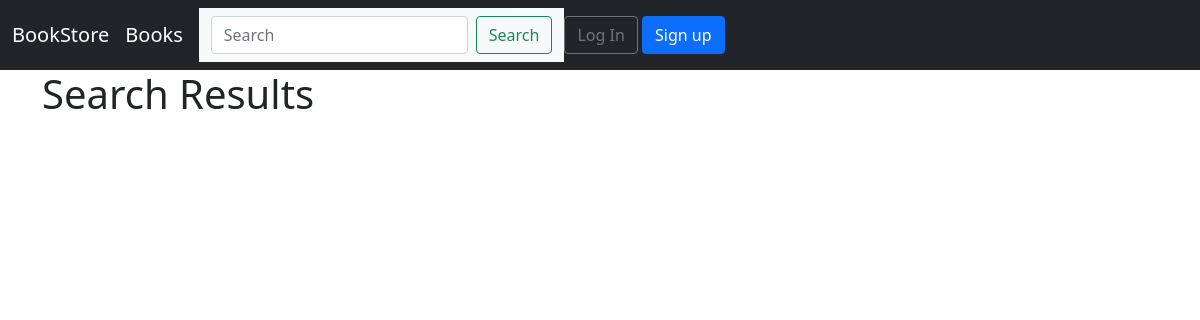
Before: /books/search/ with the older database file.
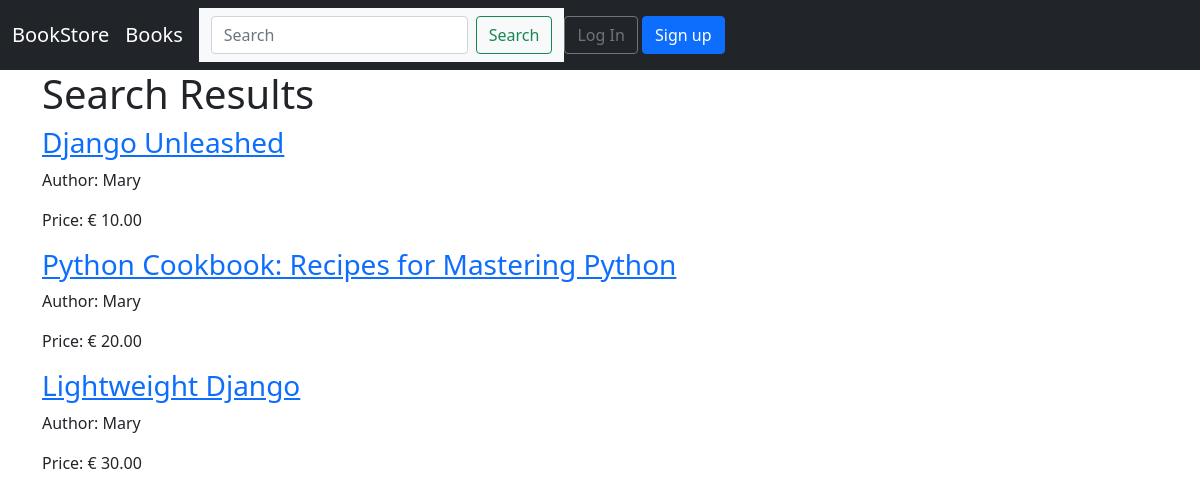
After: the same page with the newer database file.
### books/models.py (models this page shows, shortened)
class Book(models.Model):
    id = models.UUIDField(primary_key=True,
        default=uuid.uuid4,
        editable=False)
    title = models.CharField(max_length=200)
    author = models.CharField(max_length=200)
    price = models.DecimalField(max_digits=6, decimal_places=2)
    date_publication = models.DateField(blank=False, null=False)
    cover = models.ImageField(upload_to='covers/', blank=True)
    def get_absolute_url(self):
        return reverse('book_detail', args=[str(self.id)])

### books/views.py (the view)
# urls.py: path('search/', SearchResultsListView.as_view(), name='search_results'),
class SearchResultsListView(ListView): # new
    model = Book
    context_object_name = 'book_list'
    template_name = 'books/search_results.html'
    def get_queryset(self):
        query = self.request.GET.get('q')
        return Book.objects.filter(
            Q(title__icontains="") | Q(author__icontains=""))

### templates/books/search_results.html (shortened to what this page needs)
{% extends 'base.html' %}
{% block content %}
<h1>Search Results</h1>
{% for book in book_list %}
<div>
    <h3><a href="{{ book.get_absolute_url }}">{{ book.title }}</a></h3>
    <p>Author: {{ book.author }}</p>
    <p>Price: € {{ book.price }}</p>
</div>
{% endfor %}
{% endblock content %}

### templates/base.html (shortened to what this page needs)
{% load static %}
<!doctype html>
<html lang="en">
  <head>
    <link href="https://cdn.jsdelivr.net/npm/bootstrap@5.0.2/dist/css/bootstrap.min.css" rel="stylesheet">
  </head>
  <body>
    <nav class="navbar navbar-expand-lg navbar-dark bg-dark">
      <div class="container-fluid">
        <a class="navbar-brand" href="{% url 'home' %}">BookStore</a>
		<a class="navbar-brand" href="{% url 'book_list' %}">Books</a>
        <nav class="navbar navbar-light bg-light">
          <div class="container-fluid">
            <form class="d-flex" action="{% url 'search_results' %}" method="get">
              <input name="q" class="form-control me-2" type="search" placeholder="Search" aria-label="Search">
              <button class="btn btn-outline-success" type="submit">Search</button>
            </form>
          </div>
        </nav>
        <div class="collapse navbar-collapse" id="navbarSupportedContent">
          {% if user.is_authenticated %}
          <ul class="nav navbar-nav ms-auto">
            <li class="nav-item dropdown">
                <a href="#" class="nav-link dropdown-toggle" data-bs-toggle="dropdown">{{user.username}}</a>
                <div class="dropdown-menu dropdown-menu-end">
                  {% if user.profile %}
                    <a href="{% url 'show_profile' user.profile.pk %}" class="dropdown-item">View Profile</a>
                    <a href="{% url 'edit_profile' user.profile.pk %}" class="dropdown-item">Edit Profile</a>
                    <a href="{% url 'password_change'%}" class="dropdown-item">Change Password</a>
                    <a href="{% url 'logout' %}" class="dropdown-item">Logout</a>
                  {% else %}
                    <a href="{% url 'password_change'%}" class="dropdown-item">Change Password</a>
                    <a href="{% url 'logout' %}" class="dropdown-item">Logout</a>
                  {% endif %}
                </div>
            </li>
        </ul>
        {% else %}
        <form class="form-inline ml-auto">
          <a href="{% url 'login' %}" class="btn btn-outline-secondary">
          Log In</a>
          <a href="{% url 'signup' %}" class="btn btn-primary ml-2">
          Sign up</a>
        </form>
      {% endif %}
      </div>
    </nav>
  <div class="container">
        {% block content %}
        {% endblock content %}
  </div>
  </body>
</html>

Changed rows visible on the page:
added Book: title "Django Unleashed", author "Mary", price "10.00"
added Book: title "Python Cookbook: Recipes for Mastering Python", author "Mary", price "20.00"
added Book: title "Lightweight Django", author "Mary", price "30.00"
